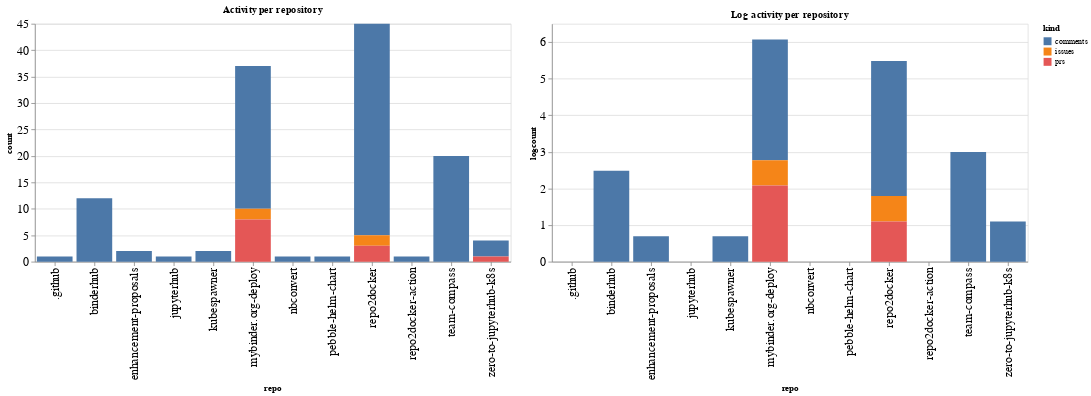

This figure's notebook cell:
### Code cell
ch1 = alt.Chart(repo_summaries, width=600, title="Activity per repository").mark_bar().encode(
    x='repo',
    y='count',
    color='kind',
    tooltip="kind"
)

ch2 = alt.Chart(repo_summaries, width=600, title="Log activity per repository").mark_bar().encode(
    x='repo',
    y='logcount',
    color='kind',
    tooltip="kind"
)

ch1 | ch2

### Figure 1 — Vega-Lite specification as saved in the notebook (floating-point values rounded to 4 significant figures)
{"config": {"axisLeft": {"labelFontSize": 15}, "axisBottom": {"labelFontSize": 15}}, "hconcat": [{"mark": "bar", "encoding": {"color": {"type": "nominal", "field": "kind"}, "tooltip": {"type": "nominal", "field": "kind"}, "x": {"type": "nominal", "field": "repo"}, "y": {"type": "quantitative", "field": "count"}}, "title": "Activity per repository", "width": 600}, {"mark": "bar", "encoding": {"color": {"type": "nominal", "field": "kind"}, "tooltip": {"type": "nominal", "field": "kind"}, "x": {"type": "nominal", "field": "repo"}, "y": {"type": "quantitative", "field": "logcount"}}, "title": "Log activity per repository", "width": 600}], "data": {"name": "data-3cc8634f8cb4f66f51a1c00156b6b05c"}, "$schema": "https://vega.github.io/schema/vega-lite/v4.8.1.json", "datasets": {"data-3cc8634f8cb4f66f51a1c00156b6b05c": [{"repo": ".github", "kind": "comments", "count": 1, "logcount": 0.0}, {"repo": "binderhub", "kind": "comments", "count": 12, "logcount": 2.485}, {"repo": "enhancement-proposals", "kind": "comments", "count": 2, "logcount": 0.6931}, {"repo": "jupyterhub", "kind": "comments", "count": 1, "logcount": 0.0}, {"repo": "kubespawner", "kind": "comments", "count": 2, "logcount": 0.6931}, {"repo": "mybinder.org-deploy", "kind": "comments", "count": 27, "logcount": 3.296}, {"repo": "mybinder.org-deploy", "kind": "issues", "count": 2, "logcount": 0.6931}, {"repo": "mybinder.org-deploy", "kind": "prs", "count": 8, "logcount": 2.079}, {"repo": "nbconvert", "kind": "comments", "count": 1, "logcount": 0.0}, {"repo": "pebble-helm-chart", "kind": "comments", "count": 1, "logcount": 0.0}, {"repo": "repo2docker", "kind": "comments", "count": 40, "logcount": 3.689}, {"repo": "repo2docker", "kind": "issues", "count": 2, "logcount": 0.6931}, {"repo": "repo2docker", "kind": "prs", "count": 3, "logcount": 1.099}, {"repo": "repo2docker-action", "kind": "comments", "count": 1, "logcount": 0.0}, {"repo": "team-compass", "kind": "comments", "count": 20, "logcount": 2.996}, {"repo": "zero-to-jupyterhub-k8s", "kind": "comments", "count": 3, "logcount": 1.099}, {"repo": "zero-to-jupyterhub-k8s", "kind": "prs", "count": 1, "logcount": 0.0}]}}
